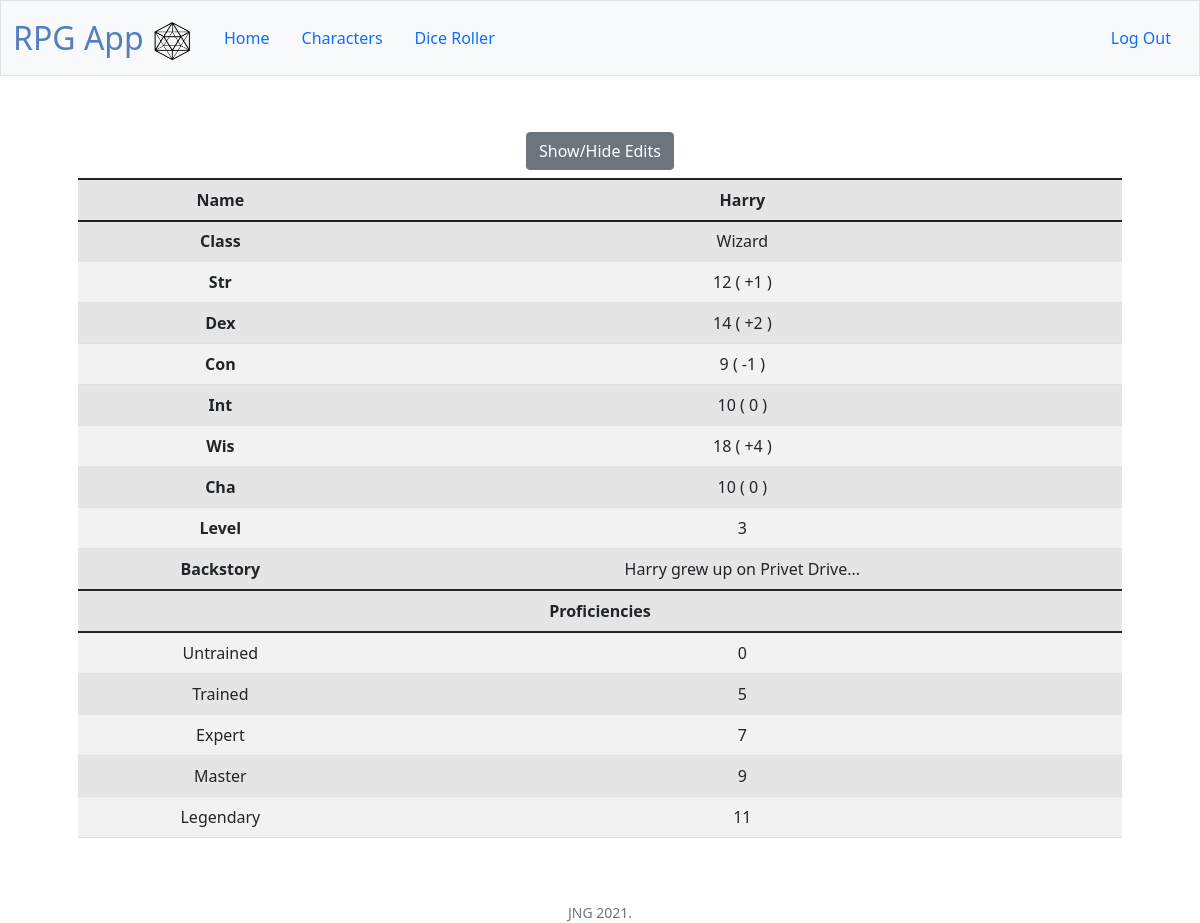
Screenshot of /character/Harry (signed in) with the database file from the repository.
### tables this page shows
CREATE TABLE characters (characterid INTEGER PRIMARY KEY NOT NULL, playerid INTEGER REFERENCES users, Name VARCHAR(255), Class VARCHAR(255), Str INT, Dex INT, Con INT, Int INT, Wis INT, Cha INT, Level INT, Backstory VARCHAR(255));

### PF2eApp.py (the view, shortened to what this page needs)
@app.route('/character/<name>', methods=["GET", "POST"])
def character(name):
    user = session["user_id"]
    name = scrub(name)
    user = scrub(user)
    query = "SELECT id FROM users WHERE username = '{}'".format(user)
    playerid = sqlselect(query)[0][0]
    con = sqlite3.connect('pathfinder.db')
    con.row_factory = dictfactory
    cur = con.cursor()
    cur.execute("SELECT * FROM characters WHERE name = '{}' AND playerid = {}".format(name, playerid))
    chardata = cur.fetchall()[0]
    cur.close()
    con.close()
    if request.method == "GET":
        chardata["Str Mod"] = floor((chardata["Str"] - 10)/2)
        chardata["Dex Mod"] = floor((chardata["Dex"] - 10)/2)
        chardata["Con Mod"] = floor((chardata["Con"] - 10)/2)
        chardata["Int Mod"] = floor((chardata["Int"] - 10)/2)
        chardata["Wis Mod"] = floor((chardata["Wis"] - 10)/2)
        chardata["Cha Mod"] = floor((chardata["Cha"] - 10)/2)
        proficiencies = {}
        proficiencies["Untrained"] = 0
        proficiencies["Trained"] = chardata["Level"] + 2
        proficiencies["Expert"] = chardata["Level"] + 4
        proficiencies["Master"] = chardata["Level"] + 6
        proficiencies["Legendary"] = chardata["Level"] + 8
        return render_template("viewcharacter.html", chardata = chardata, proficiencies = proficiencies)

### PF2eApp.py (called while the page is built)
@app.after_request
def after_request(response):
    response.headers["Cache-Control"] = "no-cache, no-store, must-revalidate"
    response.headers["Expires"] = 0
    response.headers["Pragma"] = "no-cache"
    return response

### helpers.py (called while the page is built)
def scrub(table_name):
    return ''.join( chr for chr in table_name if chr.isalnum() or chr == " " or chr == "." )

def sqlselect(query):
    con = sqlite3.connect('pathfinder.db')
    cur = con.cursor()
    cur.execute(query)
    rowcount = cur.rowcount
    if rowcount == 0:
        data = []
    else:
        data = cur.fetchall()
    cur.close()
    con.close()
    return data

def dictfactory(cursor, row):
    d = {}
    for idx, col in enumerate(cursor.description):
        d[col[0]] = row[idx]
    return d

### templates/viewcharacter.html (shortened to what this page needs)
{% extends "layout.html" %}
{% block main %}
<table class="table table-striped table-hover table-active">
    <colgroup>
        <col>
        <col>
        <col class="editcolumn border-0" id="col" style="width: 300px">
    </colgroup>
    <thead class="thead-dark">
        <tr>
            <th>Name</th>
            <th>{{ chardata["Name"] }}</th>
        </tr>
    </thead>
    <tr>
        <button onclick="editcolumn()" class="btn btn-secondary m-2">Show/Hide Edits</button>
    </tr>
    {% for field in chardata %}
    {% if loop.index > 3 and loop.index < 13 %}
    <tr>
        <th scope="row" style="width: 15%">{{ field }} </th>
        <td style="width: 40%">
            {{ chardata[field]|string }}
            {% if field|length == 3 %} (
            {% if chardata[[field, ' Mod']|join] > 0 %}
            {{ ['+',chardata[[field, ' Mod']|join]]|join }}
            {% else %}
            {{ ['',chardata[[field, ' Mod']|join]]|join }}
            {% endif %}
            )
            {% endif %}
        </td>
    </tr>
    {% endif %}
    {% endfor %}
    <thead>
        <th colspan="2" style="text-align: center">Proficiencies</th>
    </thead>
    {% for name, prof in proficiencies.items() %}
    <tr>
        <td>{{name}}</td>
        <td>{{prof}}</td>
    </tr>
    {% endfor %}
</table>
{% endblock %}

### rows the page displays
characters: Name "Harry", Class "Wizard" "12" "14" "9" "10" "18" "10" "3" "Harry grew up on Privet Drive..."

### other values shown
{{ field }} "Class" "Str" "Dex" "Con" "Int" "Wis" "Cha" "Level" "Backstory"
{{ ['+',chardata[[field, ' Mod']|join]]|join }} "+1" "+2" "+4"
{{ ['',chardata[[field, ' Mod']|join]]|join }} "-1" "0" "0"
{{ name }} "Untrained" "Trained" "Expert" "Master" "Legendary"
{{ prof }} "0" "5" "7" "9" "11"
